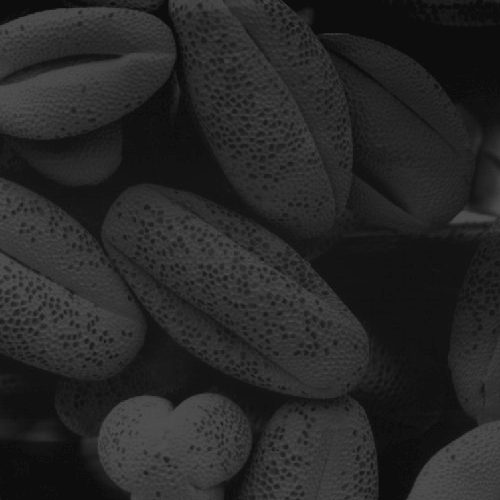
//> input picture eqHist/test.tif, 500 x 500 px
$ ./canny ../eqHist/test.tif 3 2 3   (built with g++ and OpenCV 4)
//> lines starting //> are read from the running program, lines starting //| are printed output that depends on the picture
#include <iostream>
#include <opencv2/opencv.hpp>

void Canny(cv::Mat &magnitude, cv::Mat &phase, cv::Mat &dst, int t1, int t2);

int main(int argc, char **argv)
{
  if(argc < 5)
  {
    std::cerr << "usage: opencv <Image_Path> <blur mask size> <sigma> <high> <low>" << std::endl;
    return -1;
  }
  cv::Mat src = cv::imread(argv[1], cv::IMREAD_GRAYSCALE);
//> src is the input picture: 500 rows x 500 cols, CV_8UC1; min 13, max 83, mean 38.7

  if(src.empty())
  {
    std::cerr << "No image data" << std::endl;
    return -1;
  }
  cv::imshow("SRC", src);

  //applying a Gaussian Blur to smoooothing everything
  cv::GaussianBlur(src, src, cv::Size(atoi(argv[2]), atoi(argv[2])), atof(argv[3]) );

  //calculating derivates with sobel
  cv::Mat gx(CV_32F, src.rows, src.cols);
  cv::Mat gy(CV_32F, src.rows, src.cols);
  cv::Mat magnitude;
  cv::Mat magn_dir;
  cv::Mat dst = src.clone();

  cv::Sobel(src, gx, CV_32F, 1, 0);
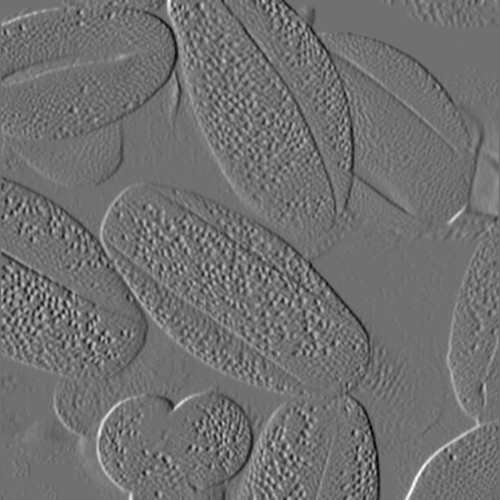
//> gx: 500 rows x 500 cols, CV_32FC1; min -96, max 121, mean 0; drawn with min black and max white
  cv::Sobel(src, gy, CV_32F, 0, 1);
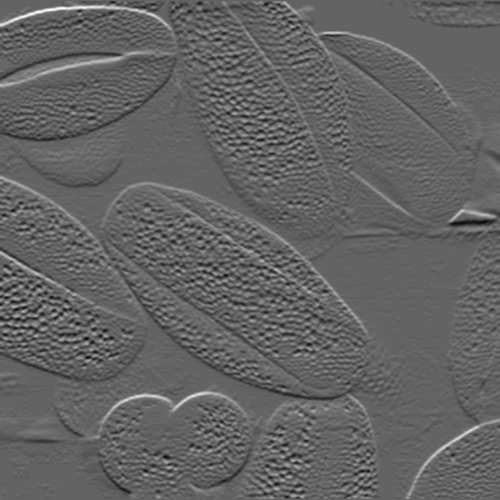
//> gy: 500 rows x 500 cols, CV_32FC1; min -100, max 156, mean 0.2; drawn with min black and max white

  //calculating intensity of an edge and the direction (mag and phase)
  cv::magnitude(gx, gy, magnitude);
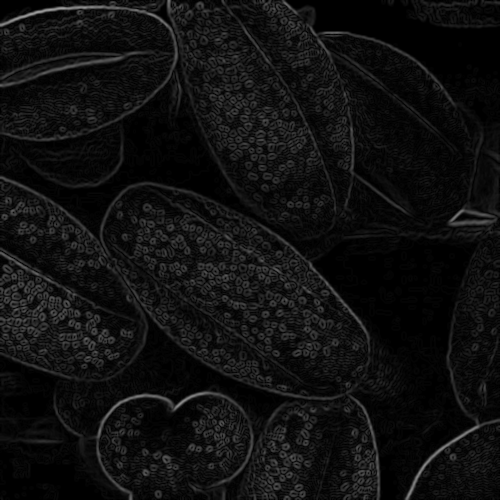
//> magnitude: 500 rows x 500 cols, CV_32FC1; min 0, max 156.5, mean 16.1
  cv::phase(gx, gy, magn_dir, true); //true so result in RADIANS
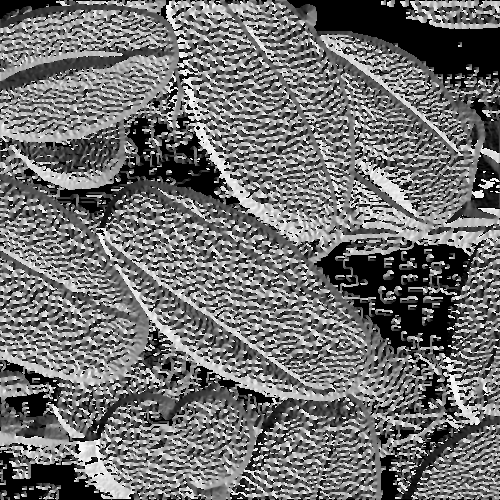
//> magn_dir: 500 rows x 500 cols, CV_32FC1; min 0, max 359.4, mean 157.8; drawn with min black and max white

  //applying Canny edge detector
//> (the run ends here: the program crashes, at `Canny(magnitude, magn_dir, dst, atoi(argv[4]), atoi(argv[5]));`)
